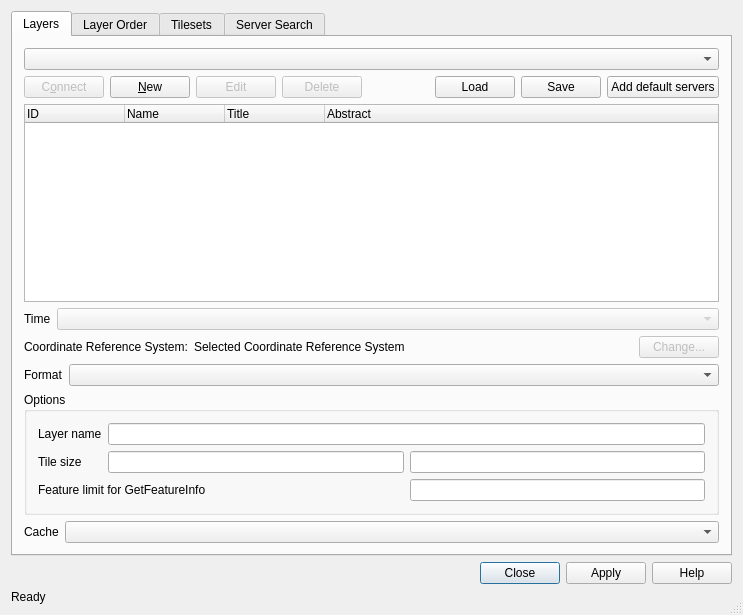
<?xml version="1.0" encoding="UTF-8"?>
<ui version="4.0">
 <class>QgsOWSSourceSelectBase</class>
 <widget class="QDialog" name="QgsOWSSourceSelectBase">
  <property name="geometry">
   <rect>
    <x>0</x>
    <y>0</y>
    <width>743</width>
    <height>615</height>
   </rect>
  </property>
  <property name="windowTitle">
   <string>Add Layer(s) from a Server</string>
  </property>
  <property name="windowIcon">
   <iconset>
    <normaloff/>
   </iconset>
  </property>
  <property name="sizeGripEnabled">
   <bool>true</bool>
  </property>
  <property name="modal">
   <bool>true</bool>
  </property>
  <layout class="QGridLayout" name="gridLayout_2">
   <item row="3" column="0">
    <widget class="QDialogButtonBox" name="mDialogButtonBox">
     <property name="standardButtons">
      <set>QDialogButtonBox::Apply|QDialogButtonBox::Close|QDialogButtonBox::Help</set>
     </property>
    </widget>
   </item>
   <item row="4" column="0">
    <widget class="QLabel" name="mStatusLabel">
     <property name="sizePolicy">
      <sizepolicy hsizetype="Ignored" vsizetype="Preferred">
       <horstretch>0</horstretch>
       <verstretch>0</verstretch>
      </sizepolicy>
     </property>
     <property name="text">
      <string>Ready</string>
     </property>
     <property name="wordWrap">
      <bool>false</bool>
     </property>
    </widget>
   </item>
   <item row="0" column="0">
    <widget class="QTabWidget" name="mTabWidget">
     <property name="enabled">
      <bool>true</bool>
     </property>
     <property name="currentIndex">
      <number>0</number>
     </property>
     <widget class="QWidget" name="mLayersTab">
      <attribute name="title">
       <string>Layers</string>
      </attribute>
      <layout class="QVBoxLayout" name="verticalLayout">
       <item>
        <widget class="QComboBox" name="mConnectionsComboBox"/>
       </item>
       <item>
        <layout class="QHBoxLayout" name="horizontalLayout_3">
         <item>
          <widget class="QPushButton" name="mConnectButton">
           <property name="enabled">
            <bool>false</bool>
           </property>
           <property name="text">
            <string>C&amp;onnect</string>
           </property>
          </widget>
         </item>
         <item>
          <widget class="QPushButton" name="mNewButton">
           <property name="text">
            <string>&amp;New</string>
           </property>
          </widget>
         </item>
         <item>
          <widget class="QPushButton" name="mEditButton">
           <property name="enabled">
            <bool>false</bool>
           </property>
           <property name="text">
            <string>Edit</string>
           </property>
          </widget>
         </item>
         <item>
          <widget class="QPushButton" name="mDeleteButton">
           <property name="enabled">
            <bool>false</bool>
           </property>
           <property name="text">
            <string>Delete</string>
           </property>
          </widget>
         </item>
         <item>
          <spacer name="horizontalSpacer_1">
           <property name="orientation">
            <enum>Qt::Horizontal</enum>
           </property>
           <property name="sizeHint" stdset="0">
            <size>
             <width>82</width>
             <height>20</height>
            </size>
           </property>
          </spacer>
         </item>
         <item>
          <widget class="QPushButton" name="mLoadButton">
           <property name="toolTip">
            <string>Load connections from file</string>
           </property>
           <property name="text">
            <string>Load</string>
           </property>
          </widget>
         </item>
         <item>
          <widget class="QPushButton" name="mSaveButton">
           <property name="toolTip">
            <string>Save connections to file</string>
           </property>
           <property name="text">
            <string>Save</string>
           </property>
          </widget>
         </item>
         <item>
          <widget class="QPushButton" name="mAddDefaultButton">
           <property name="statusTip">
            <string>Adds a few example WMS servers</string>
           </property>
           <property name="whatsThis">
            <string comment="Adds several example WMS servers to the list"/>
           </property>
           <property name="text">
            <string>Add default servers</string>
           </property>
          </widget>
         </item>
        </layout>
       </item>
       <item>
        <widget class="QTreeWidget" name="mLayersTreeWidget">
         <property name="sizePolicy">
          <sizepolicy hsizetype="Expanding" vsizetype="Expanding">
           <horstretch>0</horstretch>
           <verstretch>0</verstretch>
          </sizepolicy>
         </property>
         <property name="selectionMode">
          <enum>QAbstractItemView::MultiSelection</enum>
         </property>
         <property name="allColumnsShowFocus">
          <bool>true</bool>
         </property>
         <column>
          <property name="text">
           <string>ID</string>
          </property>
         </column>
         <column>
          <property name="text">
           <string>Name</string>
          </property>
         </column>
         <column>
          <property name="text">
           <string>Title</string>
          </property>
         </column>
         <column>
          <property name="text">
           <string>Abstract</string>
          </property>
         </column>
        </widget>
       </item>
       <item>
        <widget class="QWidget" name="mTimeWidget" native="true">
         <layout class="QHBoxLayout" name="horizontalLayout">
          <property name="margin">
           <number>0</number>
          </property>
          <item>
           <widget class="QLabel" name="mTimeLabel">
            <property name="text">
             <string>Time</string>
            </property>
           </widget>
          </item>
          <item>
           <widget class="QComboBox" name="mTimeComboBox">
            <property name="enabled">
             <bool>false</bool>
            </property>
            <property name="sizePolicy">
             <sizepolicy hsizetype="Expanding" vsizetype="Fixed">
              <horstretch>0</horstretch>
              <verstretch>0</verstretch>
             </sizepolicy>
            </property>
           </widget>
          </item>
         </layout>
        </widget>
       </item>
       <item>
        <widget class="QWidget" name="mCRSWidget" native="true">
         <layout class="QHBoxLayout" name="horizontalLayout_2">
          <property name="margin">
           <number>0</number>
          </property>
          <item>
           <widget class="QLabel" name="mCRSLabel">
            <property name="text">
             <string>Coordinate Reference System:</string>
            </property>
           </widget>
          </item>
          <item>
           <widget class="QLabel" name="mSelectedCRSLabel">
            <property name="sizePolicy">
             <sizepolicy hsizetype="Expanding" vsizetype="Preferred">
              <horstretch>0</horstretch>
              <verstretch>0</verstretch>
             </sizepolicy>
            </property>
            <property name="text">
             <string>Selected Coordinate Reference System</string>
            </property>
            <property name="buddy">
             <cstring>mChangeCRSButton</cstring>
            </property>
           </widget>
          </item>
          <item>
           <widget class="QPushButton" name="mChangeCRSButton">
            <property name="enabled">
             <bool>false</bool>
            </property>
            <property name="text">
             <string>Change...</string>
            </property>
           </widget>
          </item>
         </layout>
        </widget>
       </item>
       <item>
        <widget class="QWidget" name="mFormatWidget" native="true">
         <layout class="QHBoxLayout" name="horizontalLayout_6">
          <property name="margin">
           <number>0</number>
          </property>
          <item>
           <widget class="QLabel" name="mFormatLabel">
            <property name="text">
             <string>Format</string>
            </property>
           </widget>
          </item>
          <item>
           <widget class="QComboBox" name="mFormatComboBox">
            <property name="sizePolicy">
             <sizepolicy hsizetype="Expanding" vsizetype="Fixed">
              <horstretch>0</horstretch>
              <verstretch>0</verstretch>
             </sizepolicy>
            </property>
           </widget>
          </item>
         </layout>
        </widget>
       </item>
       <item>
        <widget class="QGroupBox" name="mWMSGroupBox">
         <property name="title">
          <string>Options</string>
         </property>
         <layout class="QGridLayout">
          <item row="0" column="0">
           <widget class="QLabel" name="mLayerNameLabel">
            <property name="text">
             <string>Layer name</string>
            </property>
            <property name="buddy">
             <cstring>mLayerNameLineEdit</cstring>
            </property>
           </widget>
          </item>
          <item row="0" column="1" colspan="2">
           <widget class="QLineEdit" name="mLayerNameLineEdit"/>
          </item>
          <item row="1" column="1">
           <widget class="QLineEdit" name="mTileWidthLineEdit"/>
          </item>
          <item row="1" column="0">
           <widget class="QLabel" name="mTileSizeLabel">
            <property name="text">
             <string>Tile size</string>
            </property>
            <property name="buddy">
             <cstring>mTileWidthLineEdit</cstring>
            </property>
           </widget>
          </item>
          <item row="1" column="2">
           <widget class="QLineEdit" name="mTileHeightLineEdit"/>
          </item>
          <item row="2" column="0" colspan="2">
           <widget class="QLabel" name="mFeatureCountLabel">
            <property name="text">
             <string>Feature limit for GetFeatureInfo</string>
            </property>
            <property name="buddy">
             <cstring>mFeatureCountLineEdit</cstring>
            </property>
           </widget>
          </item>
          <item row="2" column="2">
           <widget class="QLineEdit" name="mFeatureCountLineEdit"/>
          </item>
         </layout>
        </widget>
       </item>
       <item>
        <widget class="QWidget" name="mCacheWidget" native="true">
         <layout class="QHBoxLayout" name="horizontalLayout_7">
          <property name="margin">
           <number>0</number>
          </property>
          <item>
           <widget class="QLabel" name="mCacheLabel">
            <property name="text">
             <string>Cache</string>
            </property>
           </widget>
          </item>
          <item>
           <widget class="QComboBox" name="mCacheComboBox">
            <property name="sizePolicy">
             <sizepolicy hsizetype="Expanding" vsizetype="Fixed">
              <horstretch>0</horstretch>
              <verstretch>0</verstretch>
             </sizepolicy>
            </property>
            <property name="toolTip">
             <string>Cache preference

Always cache: load from cache, even if it expired

Prefer cache: load from cache if available, otherwise load from network. Note that this can return possibly stale (but not expired) items from cache

Prefer network: default value; load from the network if the cached entry is older than the network entry

Always network: always load from network and do not check if the cache has a valid entry (similar to the &quot;Reload&quot; feature in browsers)
</string>
            </property>
           </widget>
          </item>
         </layout>
        </widget>
       </item>
      </layout>
     </widget>
     <widget class="QWidget" name="mLayerOrderTab">
      <attribute name="title">
       <string>Layer Order</string>
      </attribute>
      <layout class="QGridLayout">
       <item row="0" column="0">
        <widget class="QPushButton" name="mLayerUpButton">
         <property name="toolTip">
          <string>Move selected layer UP</string>
         </property>
         <property name="text">
          <string>Up</string>
         </property>
        </widget>
       </item>
       <item row="0" column="1">
        <widget class="QPushButton" name="mLayerDownButton">
         <property name="toolTip">
          <string>Move selected layer DOWN</string>
         </property>
         <property name="text">
          <string>Down</string>
         </property>
        </widget>
       </item>
       <item row="0" column="2">
        <spacer name="horizontalSpacer_2">
         <property name="orientation">
          <enum>Qt::Horizontal</enum>
         </property>
         <property name="sizeHint" stdset="0">
          <size>
           <width>391</width>
           <height>30</height>
          </size>
         </property>
        </spacer>
       </item>
       <item row="1" column="0" colspan="3">
        <widget class="QTreeWidget" name="mLayerOrderTreeWidget">
         <property name="columnCount">
          <number>2</number>
         </property>
         <column>
          <property name="text">
           <string>Layer</string>
          </property>
         </column>
         <column>
          <property name="text">
           <string>Style</string>
          </property>
         </column>
        </widget>
       </item>
      </layout>
     </widget>
     <widget class="QWidget" name="mTilesetsTab">
      <attribute name="title">
       <string>Tilesets</string>
      </attribute>
      <layout class="QGridLayout" name="gridLayout_3">
       <item row="0" column="0">
        <widget class="QTableWidget" name="mTilesetsTableWidget">
         <property name="alternatingRowColors">
          <bool>true</bool>
         </property>
         <property name="selectionMode">
          <enum>QAbstractItemView::SingleSelection</enum>
         </property>
         <property name="selectionBehavior">
          <enum>QAbstractItemView::SelectRows</enum>
         </property>
         <property name="cornerButtonEnabled">
          <bool>false</bool>
         </property>
         <attribute name="verticalHeaderVisible">
          <bool>false</bool>
         </attribute>
         <column>
          <property name="text">
           <string>Layers</string>
          </property>
         </column>
         <column>
          <property name="text">
           <string>Styles</string>
          </property>
         </column>
         <column>
          <property name="text">
           <string>Size</string>
          </property>
         </column>
         <column>
          <property name="text">
           <string>Format</string>
          </property>
         </column>
         <column>
          <property name="text">
           <string>CRS</string>
          </property>
         </column>
        </widget>
       </item>
      </layout>
     </widget>
     <widget class="QWidget" name="mSearchTab">
      <attribute name="title">
       <string>Server Search</string>
      </attribute>
      <layout class="QGridLayout">
       <item row="0" column="0">
        <widget class="QLineEdit" name="mSearchTermLineEdit"/>
       </item>
       <item row="0" column="1">
        <widget class="QPushButton" name="mSearchButton">
         <property name="text">
          <string>Search</string>
         </property>
         <property name="default">
          <bool>true</bool>
         </property>
        </widget>
       </item>
       <item row="1" column="0" colspan="2">
        <widget class="QTableWidget" name="mSearchTableWidget">
         <property name="selectionMode">
          <enum>QAbstractItemView::SingleSelection</enum>
         </property>
         <property name="selectionBehavior">
          <enum>QAbstractItemView::SelectRows</enum>
         </property>
         <property name="cornerButtonEnabled">
          <bool>false</bool>
         </property>
         <attribute name="verticalHeaderVisible">
          <bool>false</bool>
         </attribute>
         <column>
          <property name="text">
           <string>Title</string>
          </property>
         </column>
         <column>
          <property name="text">
           <string>Description</string>
          </property>
         </column>
         <column>
          <property name="text">
           <string>URL</string>
          </property>
         </column>
        </widget>
       </item>
       <item row="2" column="0" colspan="2">
        <widget class="QPushButton" name="mSearchAddButton">
         <property name="text">
          <string>Add selected row to WMS list</string>
         </property>
        </widget>
       </item>
      </layout>
     </widget>
    </widget>
   </item>
  </layout>
 </widget>
 <layoutdefault spacing="6" margin="11"/>
 <tabstops>
  <tabstop>mTabWidget</tabstop>
  <tabstop>mConnectionsComboBox</tabstop>
  <tabstop>mConnectButton</tabstop>
  <tabstop>mNewButton</tabstop>
  <tabstop>mEditButton</tabstop>
  <tabstop>mDeleteButton</tabstop>
  <tabstop>mLoadButton</tabstop>
  <tabstop>mSaveButton</tabstop>
  <tabstop>mAddDefaultButton</tabstop>
  <tabstop>mLayersTreeWidget</tabstop>
  <tabstop>mTimeComboBox</tabstop>
  <tabstop>mChangeCRSButton</tabstop>
  <tabstop>mFormatComboBox</tabstop>
  <tabstop>mLayerNameLineEdit</tabstop>
  <tabstop>mTileWidthLineEdit</tabstop>
  <tabstop>mTileHeightLineEdit</tabstop>
  <tabstop>mFeatureCountLineEdit</tabstop>
  <tabstop>mCacheComboBox</tabstop>
  <tabstop>mLayerUpButton</tabstop>
  <tabstop>mLayerDownButton</tabstop>
  <tabstop>mLayerOrderTreeWidget</tabstop>
  <tabstop>mTilesetsTableWidget</tabstop>
  <tabstop>mSearchTermLineEdit</tabstop>
  <tabstop>mSearchButton</tabstop>
  <tabstop>mSearchTableWidget</tabstop>
  <tabstop>mSearchAddButton</tabstop>
  <tabstop>mDialogButtonBox</tabstop>
 </tabstops>
 <resources/>
 <connections>
  <connection>
   <sender>mDialogButtonBox</sender>
   <signal>rejected()</signal>
   <receiver>QgsOWSSourceSelectBase</receiver>
   <slot>reject()</slot>
   <hints>
    <hint type="sourcelabel">
     <x>518</x>
     <y>510</y>
    </hint>
    <hint type="destinationlabel">
     <x>551</x>
     <y>370</y>
    </hint>
   </hints>
  </connection>
 </connections>
</ui>
